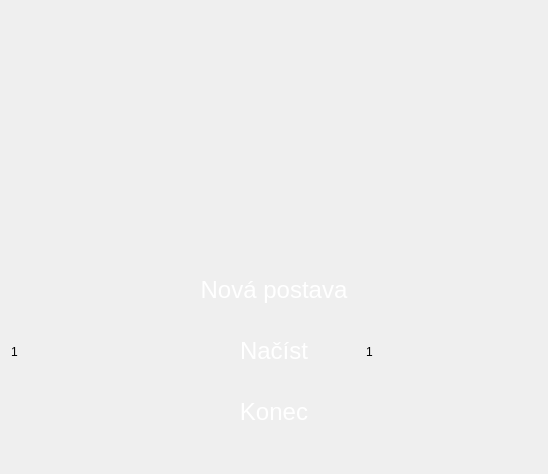
<?xml version="1.0" encoding="UTF-8"?>
<ui version="4.0">
 <class>StartWindow</class>
 <widget class="QDialog" name="StartWindow">
  <property name="geometry">
   <rect>
    <x>0</x>
    <y>0</y>
    <width>548</width>
    <height>474</height>
   </rect>
  </property>
  <property name="windowTitle">
   <string>Dialog</string>
  </property>
  <property name="autoFillBackground">
   <bool>false</bool>
  </property>
  <property name="styleSheet">
   <string notr="true">QDialog{
	
	
	
	border-image: url(:/img/img/back_3.jpg);
}

QPushButton{
  display: inline-block;
  font-size: 24px;
  color: #fff;
	
	
	border-image: url(:/img/img/back_1.jpg);
  border-radius: 10px;
}
QPushButton:hover{
	  display: inline-block;
  font-size: 24px;
  color: #fff;
	
	
	border-image: url(:/img/img/back_1_dark.png);
  border-radius: 10px;
}
QPushButton:pressed{
  display: inline-block;
  font-size: 24px;
  color: #fff;
	
	border-image: url(:/img/img/back_1_blood.png);
  border-radius: 10px;
}</string>
  </property>
  <layout class="QVBoxLayout" name="verticalLayout_2">
   <item>
    <widget class="QLabel" name="label_3">
     <property name="styleSheet">
      <string notr="true">border-image: url(:/img/img/dracak-removebg-preview.png);</string>
     </property>
     <property name="text">
      <string/>
     </property>
    </widget>
   </item>
   <item>
    <layout class="QHBoxLayout" name="horizontalLayout">
     <item>
      <widget class="QLabel" name="label_2">
       <property name="text">
        <string>1</string>
       </property>
      </widget>
     </item>
     <item>
      <widget class="QWidget" name="widget" native="true">
       <layout class="QVBoxLayout" name="verticalLayout">
        <item>
         <widget class="QPushButton" name="pushButton">
          <property name="styleSheet">
           <string notr="true">pushButton{
background-image: url(:/img/img/button.jpg);
}</string>
          </property>
          <property name="text">
           <string>Nová postava</string>
          </property>
         </widget>
        </item>
        <item>
         <widget class="QPushButton" name="pushButton_2">
          <property name="styleSheet">
           <string notr="true"/>
          </property>
          <property name="text">
           <string>Načíst</string>
          </property>
         </widget>
        </item>
        <item>
         <widget class="QPushButton" name="pushButton_4">
          <property name="text">
           <string>Konec</string>
          </property>
         </widget>
        </item>
       </layout>
      </widget>
     </item>
     <item>
      <widget class="QLabel" name="label">
       <property name="styleSheet">
        <string notr="true"/>
       </property>
       <property name="text">
        <string>1</string>
       </property>
      </widget>
     </item>
    </layout>
   </item>
  </layout>
 </widget>
 <resources/>
 <connections>
  <connection>
   <sender>pushButton_4</sender>
   <signal>clicked()</signal>
   <receiver>StartWindow</receiver>
   <slot>close()</slot>
   <hints>
    <hint type="sourcelabel">
     <x>273</x>
     <y>421</y>
    </hint>
    <hint type="destinationlabel">
     <x>273</x>
     <y>236</y>
    </hint>
   </hints>
  </connection>
 </connections>
</ui>
